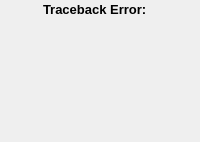
<?xml version="1.0" encoding="UTF-8"?>
<ui version="4.0">
 <class>Form</class>
 <widget class="QWidget" name="Form">
  <property name="geometry">
   <rect>
    <x>0</x>
    <y>0</y>
    <width>200</width>
    <height>142</height>
   </rect>
  </property>
  <property name="sizePolicy">
   <sizepolicy hsizetype="Preferred" vsizetype="Expanding">
    <horstretch>0</horstretch>
    <verstretch>0</verstretch>
   </sizepolicy>
  </property>
  <property name="minimumSize">
   <size>
    <width>160</width>
    <height>0</height>
   </size>
  </property>
  <property name="windowTitle">
   <string>Form</string>
  </property>
  <property name="styleSheet">
   <string notr="true"/>
  </property>
  <layout class="QVBoxLayout" name="verticalLayout">
   <property name="spacing">
    <number>4</number>
   </property>
   <property name="leftMargin">
    <number>5</number>
   </property>
   <property name="topMargin">
    <number>2</number>
   </property>
   <property name="rightMargin">
    <number>5</number>
   </property>
   <property name="bottomMargin">
    <number>2</number>
   </property>
   <item>
    <widget class="QFrame" name="uiAnimationOptionsFrame">
     <property name="sizePolicy">
      <sizepolicy hsizetype="Preferred" vsizetype="Preferred">
       <horstretch>0</horstretch>
       <verstretch>0</verstretch>
      </sizepolicy>
     </property>
     <property name="frameShape">
      <enum>QFrame::NoFrame</enum>
     </property>
     <property name="frameShadow">
      <enum>QFrame::Raised</enum>
     </property>
     <layout class="QVBoxLayout" name="verticalLayout_17">
      <property name="spacing">
       <number>4</number>
      </property>
      <property name="margin">
       <number>0</number>
      </property>
      <item>
       <layout class="QHBoxLayout" name="horizontalLayout">
        <property name="spacing">
         <number>6</number>
        </property>
        <item>
         <widget class="QLabel" name="label_2">
          <property name="sizePolicy">
           <sizepolicy hsizetype="Preferred" vsizetype="Fixed">
            <horstretch>0</horstretch>
            <verstretch>0</verstretch>
           </sizepolicy>
          </property>
          <property name="maximumSize">
           <size>
            <width>32</width>
            <height>32</height>
           </size>
          </property>
          <property name="text">
           <string/>
          </property>
          <property name="pixmap">
           <pixmap>../images/pluginError.png</pixmap>
          </property>
          <property name="scaledContents">
           <bool>true</bool>
          </property>
          <property name="alignment">
           <set>Qt::AlignLeading|Qt::AlignLeft|Qt::AlignVCenter</set>
          </property>
         </widget>
        </item>
        <item>
         <widget class="QLabel" name="title">
          <property name="maximumSize">
           <size>
            <width>16777215</width>
            <height>20</height>
           </size>
          </property>
          <property name="font">
           <font>
            <pointsize>10</pointsize>
            <weight>75</weight>
            <bold>true</bold>
           </font>
          </property>
          <property name="text">
           <string>Traceback Error:</string>
          </property>
         </widget>
        </item>
       </layout>
      </item>
      <item>
       <widget class="QLabel" name="label">
        <property name="sizePolicy">
         <sizepolicy hsizetype="Preferred" vsizetype="Expanding">
          <horstretch>0</horstretch>
          <verstretch>0</verstretch>
         </sizepolicy>
        </property>
        <property name="text">
         <string/>
        </property>
        <property name="alignment">
         <set>Qt::AlignLeading|Qt::AlignLeft|Qt::AlignTop</set>
        </property>
        <property name="wordWrap">
         <bool>true</bool>
        </property>
        <property name="textInteractionFlags">
         <set>Qt::LinksAccessibleByMouse|Qt::TextSelectableByMouse</set>
        </property>
       </widget>
      </item>
     </layout>
    </widget>
   </item>
  </layout>
 </widget>
 <resources/>
 <connections/>
 <slots>
  <slot>apply()</slot>
  <slot>edit()</slot>
 </slots>
</ui>
